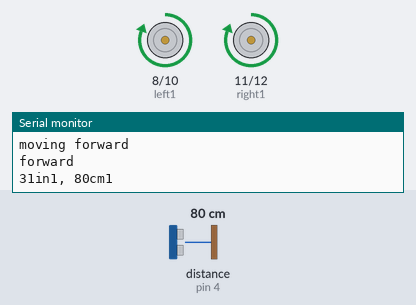
Recording of a sketch running on a simulated Arduino Uno, built with avr-gcc and run on an emulated ATmega328P. Parts: motor-driver pin pairs drawn as motors (green arrow = first pin HIGH = forward, orange = second pin HIGH = backward, longer = more drive), the last lines printed to the serial monitor. Wiring (inferred from the names in the program): ultrasonic range finder: trigger pin 5; echo pin 4. Inputs (shaded band) come from the test bench; at power-on: distance to the obstacle (sensor on pin 4) 80 cm. The echo pulse lasts 58.3 µs per cm.

Above: at 1.2 s.
1.3 s: distance to the obstacle (sensor on pin 4) set to 28 cm
4.3 s: distance to the obstacle (sensor on pin 4) set to 24 cm
At 4.9 s:
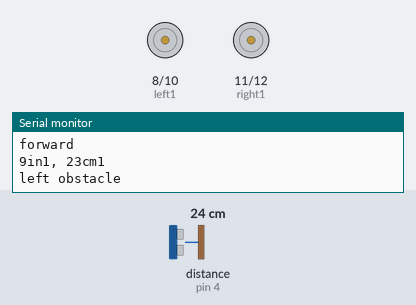
At 5.65 s:
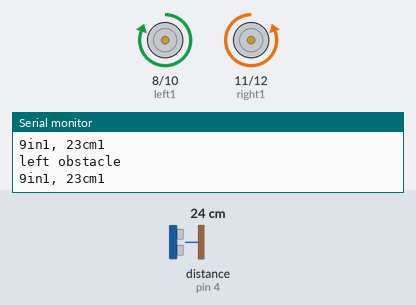
7.3 s: distance to the obstacle (sensor on pin 4) set to 120 cm
At 8.0 s:
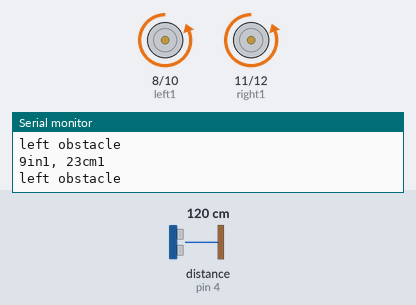
Timing chart, 0 to 10.3 s (numbered marks = the images above; inputs shaded):
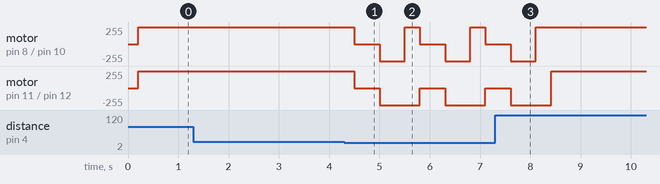

The sketch:

obstacle_avoider.ino
```cpp
const int trigPin1 = 5;
const int echoPin1 = 4;

int left1 = 8;                      //Left Motor pin initialization//
 int left2 = 10;
 int right1 = 11;                     //Right Motor pin initialization//
 int right2 = 12;
long duration1, inches1, cm1;

void setup() {
   pinMode(left1, OUTPUT);          //Left Motor pin declaration//
   pinMode(left2, OUTPUT);
   pinMode(right1, OUTPUT);         //Right Motor pin declaration//
   pinMode(right2, OUTPUT);
  // initialize serial communication:
  //pinMode(trigPin, OUTPUT);
  //pinMode(echoPin, INPUT);
  Serial.begin(9600);
}
void forward()
{

  digitalWrite(left1,HIGH);
  digitalWrite(left2,LOW);          // forward move function //
  digitalWrite(right1,HIGH);
  digitalWrite(right2,LOW);
  Serial.println("forward");

}

void backward()
{

  digitalWrite(left1,LOW);
  digitalWrite(left2,HIGH);          // backward move function //
  digitalWrite(right1,LOW);
  digitalWrite(right2,HIGH);
}

void right()
{

  digitalWrite(left1,HIGH);
  digitalWrite(left2,LOW);          //  right turn function //
  digitalWrite(right1,LOW);
  digitalWrite(right2,HIGH);
}

void left()
{

  digitalWrite(left1,LOW);
  digitalWrite(left2,HIGH);          // left turn function //
  digitalWrite(right1,HIGH);
  digitalWrite(right2,LOW);
}

void stopall()
{

  digitalWrite(left1,LOW);
  digitalWrite(left2,LOW);          //stop//
  digitalWrite(right1,LOW);
  digitalWrite(right2,LOW);
}


void loop()
{
 // forward();
 // delay(500);
  Ultra1();
  delay(100);

  if(inches1 < 10)
  {
    Serial.println("left obstacle");
    stopall();
    delay(500);
    backward();
    delay(500);
    right();
    delay(100);
  }

 else{
  Serial.println("moving forward");
  forward();
  delay(1);
 }
}

void Ultra1()
{
  pinMode(trigPin1, OUTPUT);
  digitalWrite(trigPin1, LOW);
  delayMicroseconds(2);
  digitalWrite(trigPin1, HIGH);
  delayMicroseconds(10);
  digitalWrite(trigPin1, LOW);

  // Read the signal from the sensor: a HIGH pulse whose
  // duration is the time (in microseconds) from the sending
  // of the ping to the reception of its echo off of an object.
  pinMode(echoPin1, INPUT);
  duration1 = pulseIn(echoPin1, HIGH);

  inches1 = microsecondsToInches1(duration1);
  cm1 = microsecondsToCentimeters1(duration1);
  Serial.print(inches1);
  Serial.print("in1, ");
  Serial.print(cm1);
  Serial.print("cm1");
  Serial.println();
  delay(100);

  // convert the time into a distance
  }


long microsecondsToInches1(long microseconds1)
{
  // According to Parallax's datasheet for the PING))), there are
  // 73.746 microseconds per inch (i.e. sound travels at 1130 feet per
  // second).  This gives the distance travelled by the ping, outbound
  // and return, so we divide by 2 to get the distance of the obstacle.
  return microseconds1 / 74 / 2;
}

long microsecondsToCentimeters1(long microseconds1)
{
  // The speed of sound is 340 m/s or 29 microseconds per centimeter.
  // The ping travels out and back, so to find the distance of the
  // object we take half of the distance travelled.
  return microseconds1 / 29 / 2;
}
```

Measured:
- the behaviour switches between 26 and 25 cm on distance to the obstacle (sensor on pin 4) (found by bisection; images 0 and 1)
- after the input at 4.3 s, motor on pin 8 (left1) / pin 10 (left2): forward 255/255 → stopped after 0.20 s, → backward 255/255 0.50 s later, → forward 255/255 0.50 s later, → stopped 0.30 s later, … (7 changes in this stretch); motor on pin 11 (right1) / pin 12 (right2): alternates backward 255/255 for 0.80 s and stopped for 0.50 s, starting after 0.20 s
- after the input at 7.3 s, motor on pin 8 (left1) / pin 10 (left2): goes on until 8.1 s, then stays forward 255/255
